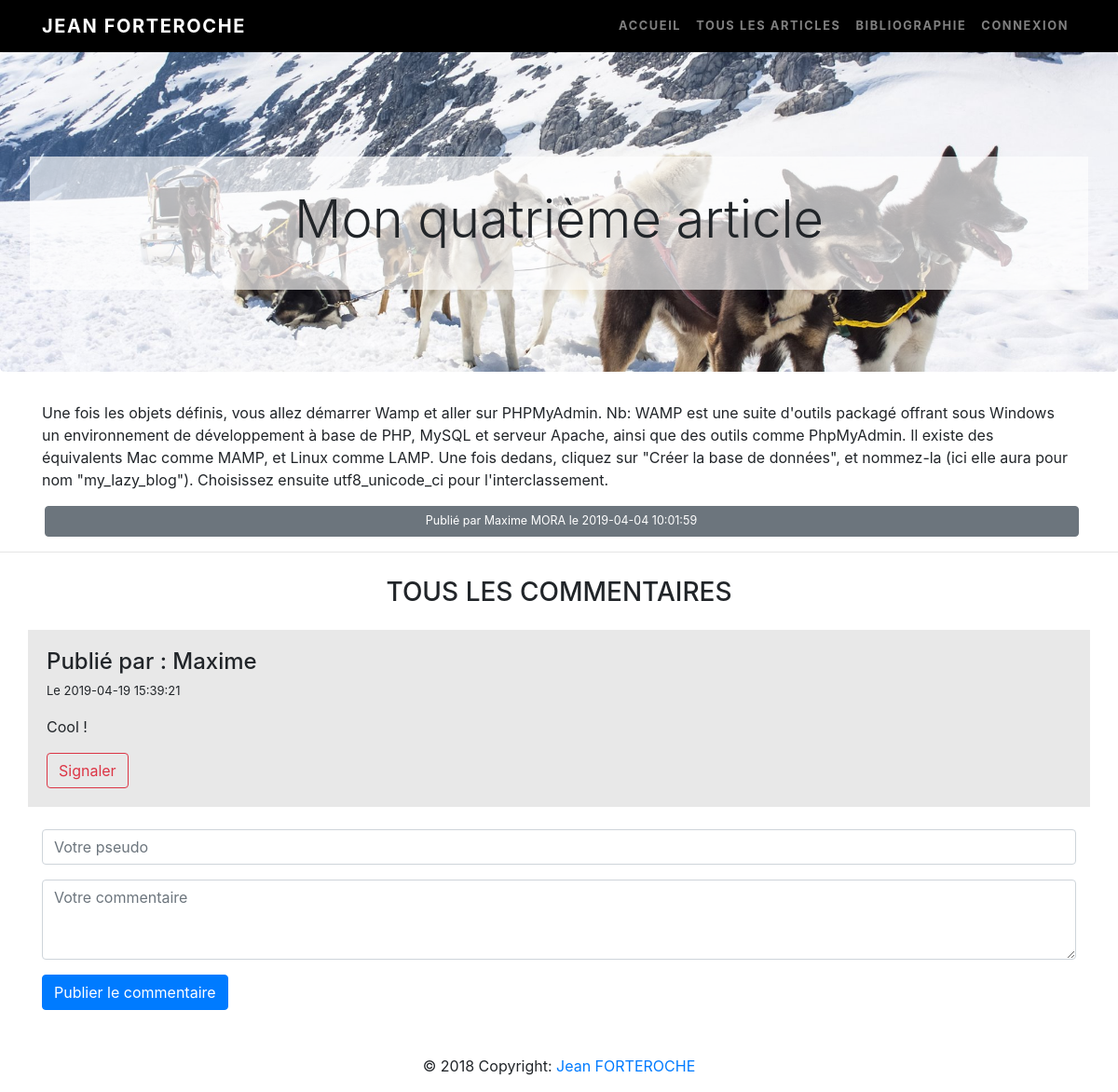
Page /article-4 on the committed database.
### tables this page shows
CREATE TABLE IF NOT EXISTS `posts` (
  `id` int(11) NOT NULL AUTO_INCREMENT,
  `title` varchar(250) NOT NULL,
  `content` mediumtext NOT NULL,
  `date` datetime NOT NULL DEFAULT CURRENT_TIMESTAMP,
  `author` varchar(250) NOT NULL DEFAULT 'Jean FORTEROCHE',
  `visible` enum('0','1') NOT NULL DEFAULT '1',
  PRIMARY KEY (`id`)
);

CREATE TABLE IF NOT EXISTS `comments` (
  `id` int(11) NOT NULL AUTO_INCREMENT,
  `id_article` int(11) NOT NULL,
  `content` text NOT NULL,
  `author` varchar(250) NOT NULL,
  `visible` enum('0','1') NOT NULL DEFAULT '1',
  `signals` enum('0','1') NOT NULL DEFAULT '0',
  `date` datetime NOT NULL DEFAULT CURRENT_TIMESTAMP,
  PRIMARY KEY (`id`)
);

### models/postManager.php (called while the page is built, shortened)
<?php
class Post extends dataBase
{
    public function getOne($idArticle){
         $db=$this->connectTo();
         $retour = $db->prepare('SELECT id, title, content, date, author, visible FROM posts WHERE id='.$idArticle.'');
         $retour->execute();
         $view = new OneView;
         $view->viewOne($retour);
         return $idArticle;
    }
}
?>

### controllers/onePost.php (called while the page is built, shortened)
<?php
include_once('./templates/startRequire.php');
include_once('./templates/navBar.php');
require_once('./views/onePost.php');
require_once('./models/postManager.php');
$post = new Post;
$post->getOne($idArticle);
require_once('./views/commentView.php');
$comment = new Comment;
$comment->getAllComment($idArticle);
require_once('./views/commentForm.php');
include_once('./templates/footer.php');
include_once('./templates/endRequire.php');

### models/commentsManager.php (called while the page is built, shortened)
<?php
class Comment extends dataBase
{
    public function getAllComment($idArticle){
         $db=$this->connectTo();
         $retour = $db->prepare('SELECT content, date, author, id, visible, signals FROM comments WHERE id_article='.$idArticle.' ORDER BY date DESC');
         $retour->execute();
         $view = new CommentView;
         $view->viewAllComments($retour);
    }
}

### views/onePost.php (the view, shortened to what this page needs)
<?php
require_once('./models/postManager.php');
 class OneView extends Post
{
     function viewOne($retour){
         while ($data = $retour->fetch())
     {
         ?>
<div class="jumbotroh">
    <br />
    <br />
    <div style="padding:10px; background-color:rgba(255, 255, 255, 0.67);">
        <br />
        <h1 class="display-4" style="text-align:center;">
            <?=  $data['title']; ?>
        </h1>
        <br />
    </div>
    <br />
</div>
<div class='container'>
    <p>
        <?= $data['content']; ?>
    </p>
    <button type="button" class="btn btn-secondary btn-block" style="margin:2.5px;font-size:12.5px;">Publié par
        <?= $data['author'] ?> le
        <?= $data['date'] ?></button>
</div>
<hr>
<?php
     }
     }
 }
?>

### views/commentView.php (shortened to what this page needs)
<?php
require_once('./models/commentsManager.php');
class CommentView extends Comment
{
    function viewAllComments($retour){
        echo '<div id="comments" style="margin-top:-80px;">';
        echo '<h3 style="padding-top:90px;padding-bottom:15px;text-transform:uppercase; text-align:center;">Tous les commentaires</h3>';
        while ($data = $retour->fetch())
        {
            $commentid = $data['id'];
?>
<div class="container" style="background-color:#e8e8e8; padding:20px;">
    <h4> Publié par :
        <?=  $data['author']; ?>
    </h4>
    <p style="font-size:13px;"> Le
        <?= $data['date']; ?>
    </p>
    <p>
        <?php if($data['visible']==1) {echo($data['content']);} if($data['visible']==0) {echo('** Commentaire masqué **');}?>
    </p>
    <div class="justify-content-between">
        <?php
                if($_SESSION['admin']==0){
                    if($data['signals']==0){
                    echo('<a href="'.$_SESSION["link"].'signalComment-'.$commentid.'"><button type="button" class="btn btn-outline-danger">Signaler</button></a>'); }
                }
?>
    </div>
</div>
<br />
<?php
         echo '</div>';
 }
    }
}
?>

### rows in the picture
posts: title "Mon quatrième article", content "Une fois les objets définis, vous allez démarrer Wamp et aller sur PHPMyAdmin. Nb: WAMP est une suite d'outils packagé offrant sous Windows un environnement de développement à base de PHP, MySQL et serveur Apache, ainsi que des outils comme PhpMyAdmin. Il existe des équivalents Mac comme MAMP, et Linux comme LAMP. Une fois dedans, cliquez sur \"Créer la base de données\", et nommez-la (ici elle aura pour nom \"my_lazy_blog\"). Choisissez ensuite utf8_unicode_ci pour l'interclassement.", author "Maxime MORA", date "2019-04-04 10:01:59"
comments: author "Maxime", date "2019-04-19 15:39:21", content "Cool !"
